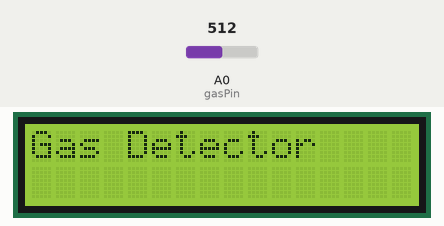
This sketch was run on a simulated Arduino Uno, built with avr-gcc and run on an emulated ATmega328P. Shown: 16×2 character LCD. The test bench sets the inputs (shaded band); at power-on: A0 (gasPin) = 512.

Above: at 0.1 s.
At 3.2 s:
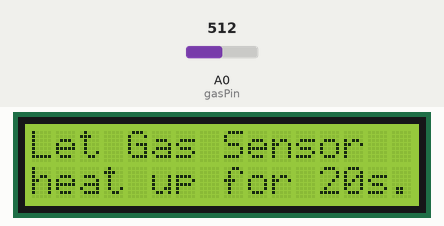
At 23.2 s:
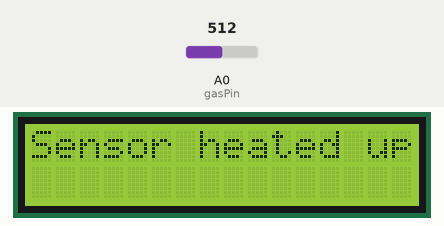
At 25.5 s:
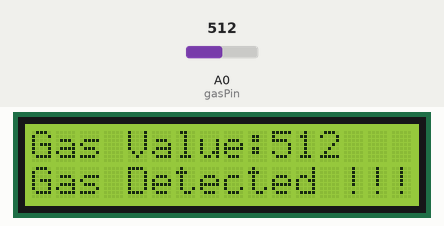

Measured:
- what the display in image 1 shows lasts 20.0 s, from 3.1 s to 23.1 s
- what the display in image 2 shows lasts 2.0 s, from 23.1 s to 25.1 s

The sketch:

10_Gas_sensor.ino
```cpp
const int gasPin = A0;
#include <LiquidCrystal_I2C.h>

LiquidCrystal_I2C lcd(0x27, 16, 2);

void setup(){
  lcd.init();
  lcd.backlight();
  lcd.clear();
  lcd.setCursor(0,0);
  lcd.print("Gas Detector");
  delay(3000);
  lcd.clear();
  lcd.print("Let Gas Sensor");
  lcd.setCursor(0, 1);
  lcd.print("heat up for 20s.");
  delay(20000);
  lcd.clear();
  lcd.setCursor(0, 0);
  lcd.print("Sensor heated up");
  delay(2000);
  lcd.clear();

}

void loop(){
  read_sensor();
}

void read_sensor() {
  int gasValue = analogRead(gasPin);
  delay(300);
  lcd.setCursor(0, 0);
  lcd.print("Gas Value:" );
  lcd.print(gasValue);
  lcd.setCursor(0, 1);
  if (gasValue >= 400){
    lcd.print("Gas Detected !!!");
  }

  else {
    lcd.print("Gas Level Normal");
  }

}
```
